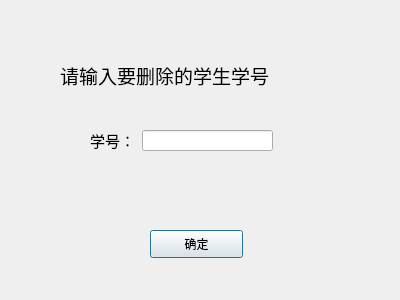
<?xml version="1.0" encoding="UTF-8"?>
<ui version="4.0">
 <class>Dialog</class>
 <widget class="QDialog" name="Dialog">
  <property name="geometry">
   <rect>
    <x>0</x>
    <y>0</y>
    <width>400</width>
    <height>300</height>
   </rect>
  </property>
  <property name="windowTitle">
   <string>Dialog</string>
  </property>
  <widget class="QPushButton" name="pushButton">
   <property name="geometry">
    <rect>
     <x>150</x>
     <y>230</y>
     <width>93</width>
     <height>28</height>
    </rect>
   </property>
   <property name="text">
    <string>确定</string>
   </property>
  </widget>
  <widget class="QLabel" name="label">
   <property name="geometry">
    <rect>
     <x>60</x>
     <y>50</y>
     <width>281</width>
     <height>51</height>
    </rect>
   </property>
   <property name="font">
    <font>
     <family>楷体</family>
     <pointsize>14</pointsize>
    </font>
   </property>
   <property name="text">
    <string>请输入要删除的学生学号</string>
   </property>
  </widget>
  <widget class="QLineEdit" name="lineEdit">
   <property name="geometry">
    <rect>
     <x>142</x>
     <y>130</y>
     <width>131</width>
     <height>21</height>
    </rect>
   </property>
  </widget>
  <widget class="QLabel" name="label_2">
   <property name="geometry">
    <rect>
     <x>90</x>
     <y>130</y>
     <width>72</width>
     <height>21</height>
    </rect>
   </property>
   <property name="font">
    <font>
     <family>Arial</family>
     <pointsize>11</pointsize>
    </font>
   </property>
   <property name="text">
    <string>学号：</string>
   </property>
  </widget>
 </widget>
 <resources/>
 <connections/>
</ui>
